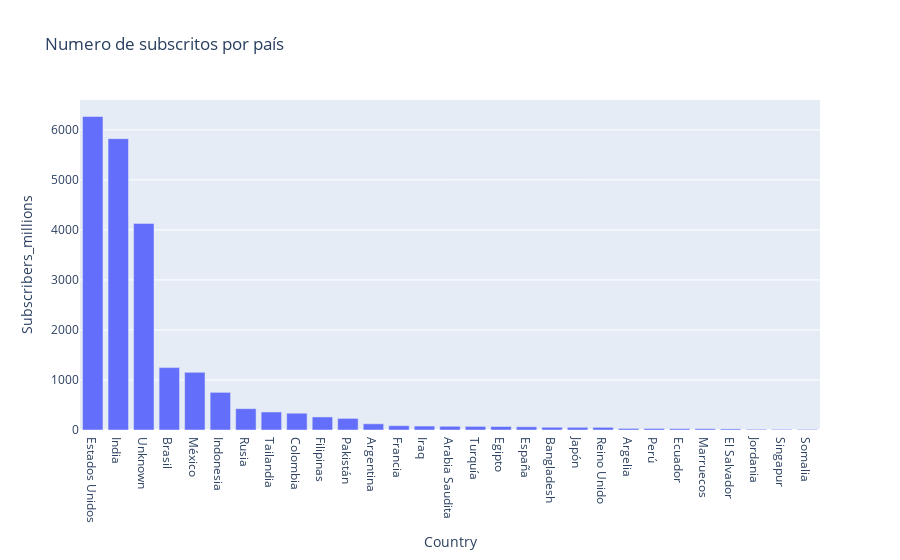

This figure's notebook cell:
### Markdown cell above
## Grafico em Barra
Com base no DataFrame criamos o gráfico de países por milhões de subscritos.

### Code cell
# plot o grafico em barra usando o Df 'inscritos_por_pais'
grafico = px.bar(inscritos_por_pais, x=inscritos_por_pais.Country, y=inscritos_por_pais.Subscribers_millions,
                title='Numero de subscritos por país')

# Exibe o grafico
grafico.show()

### Figure 1 — Plotly figure (JSON) as saved in the notebook; plotly's stock layout.template omitted (floating-point values rounded to 4 significant figures)
{"data": [{"alignmentgroup": "True", "hovertemplate": "Country=%{x}<br>Subscribers_millions=%{y}<extra></extra>", "legendgroup": "", "marker": {"color": "#636efa", "pattern": {"shape": ""}}, "name": "", "offsetgroup": "", "orientation": "v", "showlegend": false, "textposition": "auto", "type": "bar", "x": ["Estados Unidos", "India", "Unknown", "Brasil", "México", "Indonesia", "Rusia", "Tailandia", "Colombia", "Filipinas", "Pakistán", "Argentina", "Francia", "Iraq", "Arabia Saudita", "Turquía", "Egipto", "España", "Bangladesh", "Japón", "Reino Unido", "Argelia", "Perú", "Ecuador", "Marruecos", "El Salvador", "Jordania", "Singapur", "Somalia"], "xaxis": "x", "y": [6267.0, 5824.0, 4130.0, 1247.0, 1152.0, 752.5, 426.4, 360.2, 335.4, 261, 231.8, 124.1, 85.9, 78.7, 74.6, 72.2, 69.9, 64.6, 55.2, 54, 53.2, 31.5, 31.4, 26.8, 25.8, 21.9, 14.2, 12.4, 11.7], "yaxis": "y"}], "layout": {"barmode": "relative", "legend": {"tracegroupgap": 0}, "title": {"text": "Numero de subscritos por país"}, "xaxis": {"anchor": "y", "domain": [0, 1], "title": {"text": "Country"}}, "yaxis": {"anchor": "x", "domain": [0, 1], "title": {"text": "Subscribers_millions"}}}}
